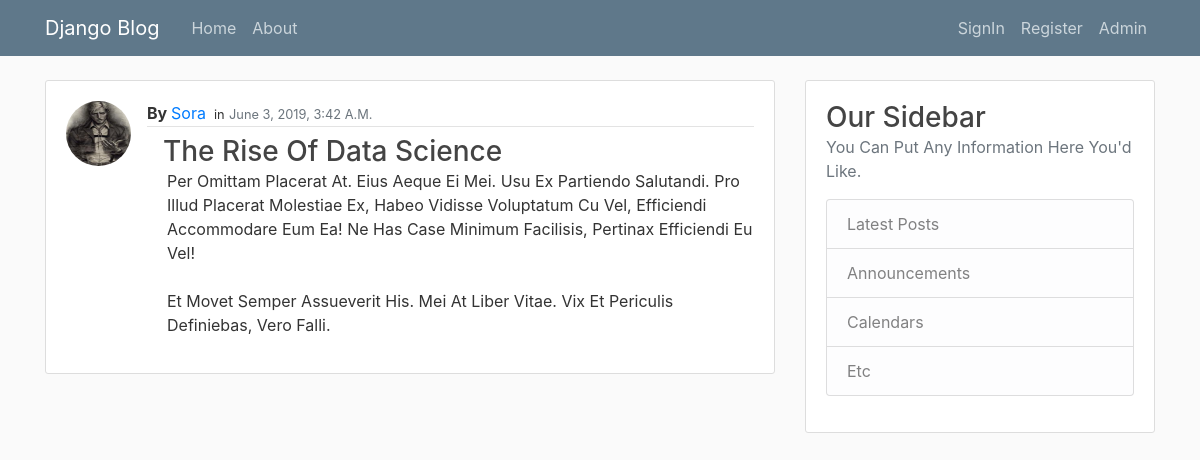
The page /posts/The Rise of Data Science/ on the database its author committed.
### a_blog/models.py (models this page shows, shortened)
class Post(models.Model):
  post_title = models.CharField(max_length=150)
  post_publish_date = models.DateTimeField(default=timezone.now)
  post_content = models.TextField()
  post_author = models.ForeignKey(User, on_delete=models.CASCADE)

### auth_system/models.py (models this page shows, shortened)
class profile(models.Model):
  user = models.OneToOneField(User,on_delete=models.CASCADE)
  img = models.ImageField(upload_to="profile's_pics",default="profile's_pics/default.jpg")
  score = models.IntegerField(default=0)

### a_blog/views.py (the view)
# urls.py: path('posts/<slug>/',PostDetailView.as_view(),name="post-detail"),
class PostDetailView(DetailView):
    model = Post
    context_object_name = 'post'
    slug_field = 'post_title'

### a_blog/templates/a_blog/post_detail.html (shortened to what this page needs)
{% extends 'layout.html' %}
{% block content %}
  <article class="media content-section">
    <img class="rounded-circle article-img" src="{{post.post_author.profile.img.url}}"/>
    <div class="media-body">
      <div class="article-metadata">
        <b>by </b><a class="mr-2" href="{% url 'user-posts' post.post_author.username %}">{{ post.post_author }}</a><small>in</small>
        <small class="text-muted">{{ post.post_publish_date }}</small>
      </div>
      <div class="article_body ml-3 mt-2">
        <h3 class="article-title">{{ post.post_title }}</h3>
        <p class="article-content ml-1">{{ post.post_content }}</p>
      </div>
    </div>
  </article>
{% endblock content %}

### a_blog/static/a_blog/main.css (style rules this page uses)
body { text-transform: capitalize !important; background: #fafafa; color: #333333; margin-top: 5rem; }
h1, h2, h3, h4, h5, h6 { color: #444444; margin: 0 ; }
.content-section { background: #ffffff; padding: 20px; border: 1px solid #dddddd; border-radius: 3px; margin-bottom: 20px; }
.article-title { color: #444444; }
.article-content { white-space: pre-line; }
.article-img { height: 65px; width: 65px; margin-right: 16px; }
.article-metadata { padding-bottom: 1px; margin-bottom: 4px; border-bottom: 1px solid #e3e3e3 }

### rows shown on the page
Post: post_author.profile.img (picture), post_author "Sora", post_publish_date "June 3, 2019, 3:42 A.m.", post_title "The Rise Of Data Science", post_content "Per Omittam Placerat At. Eius Aeque Ei Mei. Usu Ex Partiendo Salutandi. Pro Illud Placerat Molestiae Ex, Habeo Vidisse Voluptatum Cu Vel, Efficiendi Accommodare Eum Ea! Ne Has Case Minimum Facilisis, Pertinax Efficiendi Eu Vel! Et Movet Semper Assueverit His. Mei At Liber Vitae. Vix Et Periculis Definiebas, Vero Falli."
